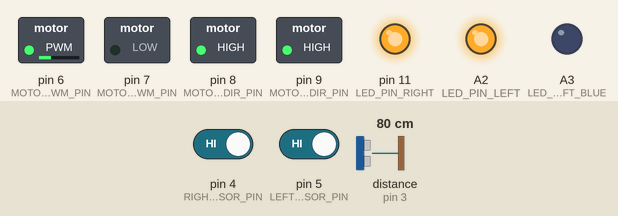
A sketch run on a simulated Arduino Nano, built with avr-gcc and run on an emulated ATmega328P. Parts: switched loads named in the sketch (green lamp = pin HIGH), output pins drawn as LEDs (lit = HIGH). Wiring (inferred from the names in the program): ultrasonic range finder: trigger pin 2; echo pin 3. Inputs (shaded band) come from the test bench; at power-on: distance to the obstacle (sensor on pin 3) 80 cm, pin 4 (RIGHT_SENSOR_PIN) HIGH, pin 5 (LEFT_SENSOR_PIN) HIGH. The echo pulse lasts 58.3 µs per cm; random numbers use the default seed unless the sketch sets one; pins used as bus, display or sensor lines are not drawn.

Above: at 1.2 s.
1.3 s: distance to the obstacle (sensor on pin 3) set to 6 cm
2.8 s: distance to the obstacle (sensor on pin 3) set to 3 cm
At 3.4 s:
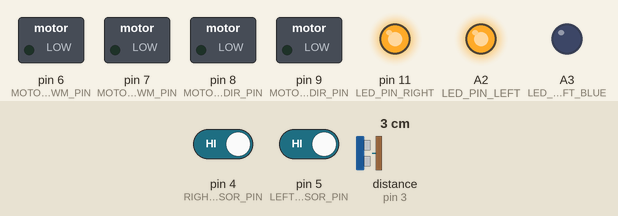
5.8 s: distance to the obstacle (sensor on pin 3) set to 9 cm
At 8.68 s:
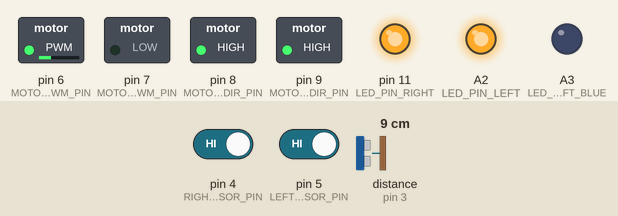
8.8 s: pin 4 (RIGHT_SENSOR_PIN) driven LOW
At 10.0 s:
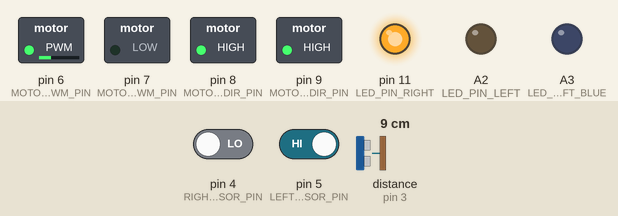
10.4 s: pin 5 (LEFT_SENSOR_PIN) driven LOW
At 12.7 s:
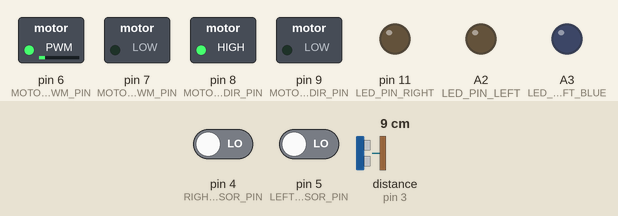
13.4 s: pin 4 (RIGHT_SENSOR_PIN) driven HIGH
At 14.5 s:
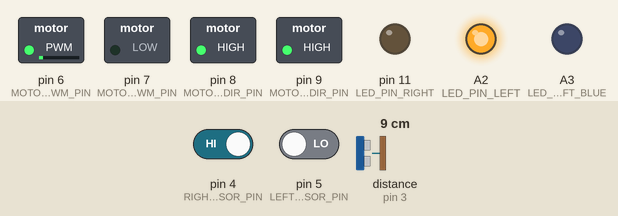
Timing chart, 0 to 16.2 s (numbered marks = the images above; inputs shaded):
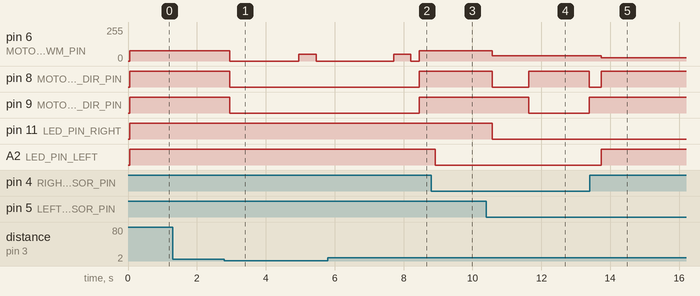

The sketch:

LAB9_Line_Following.ino
```cpp
#include <Arduino.h>

// Ultrasonic sensor pins
const int TRIGGER_PIN = 2;
const int ECHO_PIN = 3;

// Line follower sensor pins
const int LEFT_SENSOR_PIN = 5;
const int RIGHT_SENSOR_PIN = 4;

// Motor 1 pins
const int MOTOR1_PWM_PIN = 7;
const int MOTOR1_DIR_PIN = 8;

// Motor 2 pins
const int MOTOR2_PWM_PIN = 6;
const int MOTOR2_DIR_PIN = 9;

// LEDs pins
const int LED_PIN_LEFT = A2;
const int LED_PIN_RIGHT = 11;  // Changed D11 to 11
const int LED_PIN_LEFT_BLUE = A3;
const int LED_PIN_RIGHT_BLUE = A6;  // Ensure A6 is a valid pin for your board

// Set PWM frequency for motors (not used directly in this code, can be removed or used for custom PWM frequency setting)
const int PWM_FREQUENCY = 1000;

// Function to measure distance using ultrasonic sensor
long measure_distance() {
    digitalWrite(TRIGGER_PIN, LOW);
    delayMicroseconds(2);
    digitalWrite(TRIGGER_PIN, HIGH);
    delayMicroseconds(10);
    digitalWrite(TRIGGER_PIN, LOW);
    long duration = pulseIn(ECHO_PIN, HIGH);
    long distance_cm = duration * 0.034 / 2;
    delay(50); // avoiding rapid fluctuations that can occur if the sensor is read too frequently. Less False Triggering

    return distance_cm;
}

// Function to set motor speeds
void motors_speed(int left_wheel_speed, int right_wheel_speed) {
    if (left_wheel_speed > 0) {
        digitalWrite(MOTOR1_DIR_PIN, HIGH);
    } else {
        digitalWrite(MOTOR1_DIR_PIN, LOW);
    }

    if (right_wheel_speed > 0) {
        digitalWrite(MOTOR2_DIR_PIN, HIGH);
    } else {
        digitalWrite(MOTOR2_DIR_PIN, LOW);
    }

    left_wheel_speed = abs(left_wheel_speed);
    left_wheel_speed = constrain(left_wheel_speed, 0, 100);
    int left_pwm_value = map(left_wheel_speed, 0, 100, 0, 255);
    analogWrite(MOTOR1_PWM_PIN, left_pwm_value);

    right_wheel_speed = abs(right_wheel_speed);
    right_wheel_speed = constrain(right_wheel_speed, 0, 100);
    int right_pwm_value = map(right_wheel_speed, 0, 100, 0, 255);
    analogWrite(MOTOR2_PWM_PIN, right_pwm_value);
}

// Function to get tracking sensor state
int get_tracking() {
    int leftSensor = digitalRead(LEFT_SENSOR_PIN);
    int rightSensor = digitalRead(RIGHT_SENSOR_PIN);

    if (leftSensor == LOW && rightSensor == LOW) {
        return 0;
    } else if (leftSensor == LOW && rightSensor == HIGH) {
        return 1;
    } else if (leftSensor == HIGH && rightSensor == LOW) {
        return 10;
    } else if (leftSensor == HIGH && rightSensor == HIGH) {
        return 11;
    }
    // Default return statement if none of the conditions are met
    return -1; // or any other appropriate value
}

// Function to generate random value of -20 or 20
int generate_random_20() {
    // Generate a random value of -20 or 20
    return random(2) ? -15 : 15;
}

void setup() {
    // Initialize serial communication
    Serial.begin(115200);

    // Initialize ultrasonic sensor pins
    pinMode(TRIGGER_PIN, OUTPUT);
    pinMode(ECHO_PIN, INPUT);

    // Initialize line follower sensor pins
    pinMode(LEFT_SENSOR_PIN, INPUT);
    pinMode(RIGHT_SENSOR_PIN, INPUT);

    // Initialize motor pins
    pinMode(MOTOR1_PWM_PIN, OUTPUT);
    pinMode(MOTOR1_DIR_PIN, OUTPUT);
    pinMode(MOTOR2_PWM_PIN, OUTPUT);
    pinMode(MOTOR2_DIR_PIN, OUTPUT);

    // Initialize LED pins
    pinMode(LED_PIN_LEFT, OUTPUT);
    pinMode(LED_PIN_RIGHT, OUTPUT);
    pinMode(LED_PIN_LEFT_BLUE, OUTPUT);
    pinMode(LED_PIN_RIGHT_BLUE, OUTPUT);
}

void loop() {
    int tracking_state = get_tracking();
    long distance_cm = measure_distance();

    if (distance_cm > 3) {
        if (tracking_state == 0) {
            // No line detected
            digitalWrite(LED_PIN_LEFT, LOW);
            digitalWrite(LED_PIN_RIGHT, LOW);
            int speed = generate_random_20();
            motors_speed(speed, -speed);  // Turn right
            delay(200);
        } else if (tracking_state == 1) {
            // Left sensor on line
            digitalWrite(LED_PIN_LEFT, HIGH);
            digitalWrite(LED_PIN_RIGHT, LOW);
            motors_speed(30, 10);  // Turn right
        } else if (tracking_state == 10) {
            // Right sensor on line
            digitalWrite(LED_PIN_LEFT, LOW);
            digitalWrite(LED_PIN_RIGHT, HIGH);
            motors_speed(10, 30);  // Turn left
        } else if (tracking_state == 11) {
            // Both sensors on line
            digitalWrite(LED_PIN_LEFT, HIGH);
            digitalWrite(LED_PIN_RIGHT, HIGH);
            motors_speed(30, 30);  // Move forward
        }
    } else if (distance_cm <= 3) {
        // Obstacle very close, stop for 2 seconds
        motors_speed(0, 0);  // Stop motors
        delay(2000);  // Wait for 2 seconds

        // Move backward for half a second
        motors_speed(-20, -20);  // Move backward
        delay(500);  // Move backward for half a second

        // Stop again before continuing
        motors_speed(0, 0);  // Stop motors
        delay(100);  // Short delay before resuming normal behavior
    } else {
        // Obstacle detected
        digitalWrite(LED_PIN_LEFT, HIGH);
        digitalWrite(LED_PIN_RIGHT, HIGH);
        motors_speed(0, 0);  // Stop motors
    }

    delay(100);  // Adjust delay as needed
}
```

Measured:
- the behaviour switches between 5 and 4 cm on distance to the obstacle (sensor on pin 3) (found by bisection; images 0 and 1)
- after the input at 1.3 s, every drawn part: stays the same
- after the input at 2.8 s, pin 6 (MOTOR2_PWM_PIN): 76/255 → 0/255 after 0.16 s, → 51/255 2.0 s later, → 0/255 0.50 s later; pin 8 (MOTOR1_DIR_PIN), pin 9 (MOTOR2_DIR_PIN): HIGH → LOW after 0.16 s
- after the input at 5.8 s, pin 8 (MOTOR1_DIR_PIN), pin 9 (MOTOR2_DIR_PIN): LOW → HIGH after 2.7 s
- after the input at 8.8 s, A2 (LED_PIN_LEFT): HIGH → LOW after 0.12 s
- after the input at 10.4 s, pin 6 (MOTOR2_PWM_PIN): 76/255 → 38/255 after 0.18 s; pin 8 (MOTOR1_DIR_PIN): HIGH → LOW after 0.18 s, → HIGH 1.1 s later, → LOW 1.8 s later; pin 9 (MOTOR2_DIR_PIN): HIGH → LOW after 1.2 s, → HIGH 1.8 s later; pin 11 (LED_PIN_RIGHT): HIGH → LOW after 0.18 s
- after the input at 13.4 s, pin 6 (MOTOR2_PWM_PIN): 38/255 → 25/255 after 0.34 s; A2 (LED_PIN_LEFT): LOW → HIGH after 0.34 s
